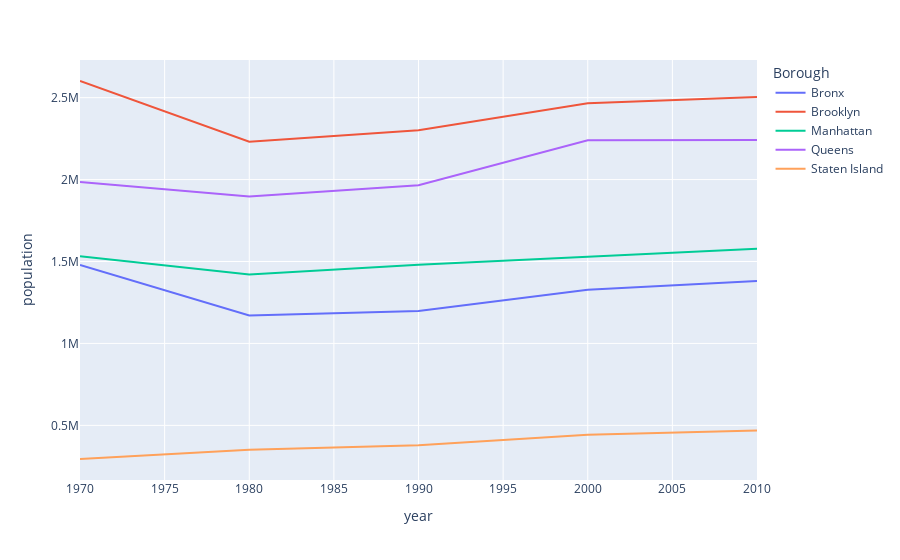

Notebook cell for this chart:
### Markdown cell above
## Step 3

Starting with the same dataset, create a line chart of the population over time for each Borough. There should be one line for each.
1. Use `.groupby()` and `.sum()`
   -  `.groupby(["xxx","xxx"])`
2. Convert the series into dataframe `reset_index()`
3. `px.line()`

### Code cell
population_sum = populations.groupby(["Borough","year"]).sum() 
population_sum = population_sum.reset_index()
fig2 = px.line(population_sum, x="year", y="population", color='Borough')
fig2

### Figure 1 — Plotly figure (JSON) as saved in the notebook; plotly's stock layout.template omitted (floating-point values rounded to 4 significant figures)
{"data": [{"hovertemplate": "Borough=Bronx<br>year=%{x}<br>population=%{y}<extra></extra>", "legendgroup": "Bronx", "line": {"color": "#636efa", "dash": "solid"}, "marker": {"symbol": "circle"}, "mode": "lines", "name": "Bronx", "orientation": "v", "showlegend": true, "type": "scatter", "x": [1970, 1980, 1990, 2000, 2010], "xaxis": "x", "y": [1478524, 1170349, 1197420, 1327454, 1380697], "yaxis": "y"}, {"hovertemplate": "Borough=Brooklyn<br>year=%{x}<br>population=%{y}<extra></extra>", "legendgroup": "Brooklyn", "line": {"color": "#EF553B", "dash": "solid"}, "marker": {"symbol": "circle"}, "mode": "lines", "name": "Brooklyn", "orientation": "v", "showlegend": true, "type": "scatter", "x": [1970, 1980, 1990, 2000, 2010], "xaxis": "x", "y": [2601668, 2230849, 2300650, 2465299, 2504609], "yaxis": "y"}, {"hovertemplate": "Borough=Manhattan<br>year=%{x}<br>population=%{y}<extra></extra>", "legendgroup": "Manhattan", "line": {"color": "#00cc96", "dash": "solid"}, "marker": {"symbol": "circle"}, "mode": "lines", "name": "Manhattan", "orientation": "v", "showlegend": true, "type": "scatter", "x": [1970, 1980, 1990, 2000, 2010], "xaxis": "x", "y": [1532399, 1421260, 1479844, 1529357, 1577385], "yaxis": "y"}, {"hovertemplate": "Borough=Queens<br>year=%{x}<br>population=%{y}<extra></extra>", "legendgroup": "Queens", "line": {"color": "#ab63fa", "dash": "solid"}, "marker": {"symbol": "circle"}, "mode": "lines", "name": "Queens", "orientation": "v", "showlegend": true, "type": "scatter", "x": [1970, 1980, 1990, 2000, 2010], "xaxis": "x", "y": [1985995, 1896401, 1965471, 2240510, 2241021], "yaxis": "y"}, {"hovertemplate": "Borough=Staten Island<br>year=%{x}<br>population=%{y}<extra></extra>", "legendgroup": "Staten Island", "line": {"color": "#FFA15A", "dash": "solid"}, "marker": {"symbol": "circle"}, "mode": "lines", "name": "Staten Island", "orientation": "v", "showlegend": true, "type": "scatter", "x": [1970, 1980, 1990, 2000, 2010], "xaxis": "x", "y": [294675, 351866, 378706, 442588, 467968], "yaxis": "y"}], "layout": {"autosize": true, "legend": {"title": {"text": "Borough"}, "tracegroupgap": 0}, "margin": {"t": 60}, "xaxis": {"anchor": "y", "autorange": true, "domain": [0, 1], "range": [1970, 2010], "title": {"text": "year"}, "type": "linear"}, "yaxis": {"anchor": "x", "autorange": true, "domain": [0, 1], "range": [166500.0, 2730000.0], "title": {"text": "population"}, "type": "linear"}}}
